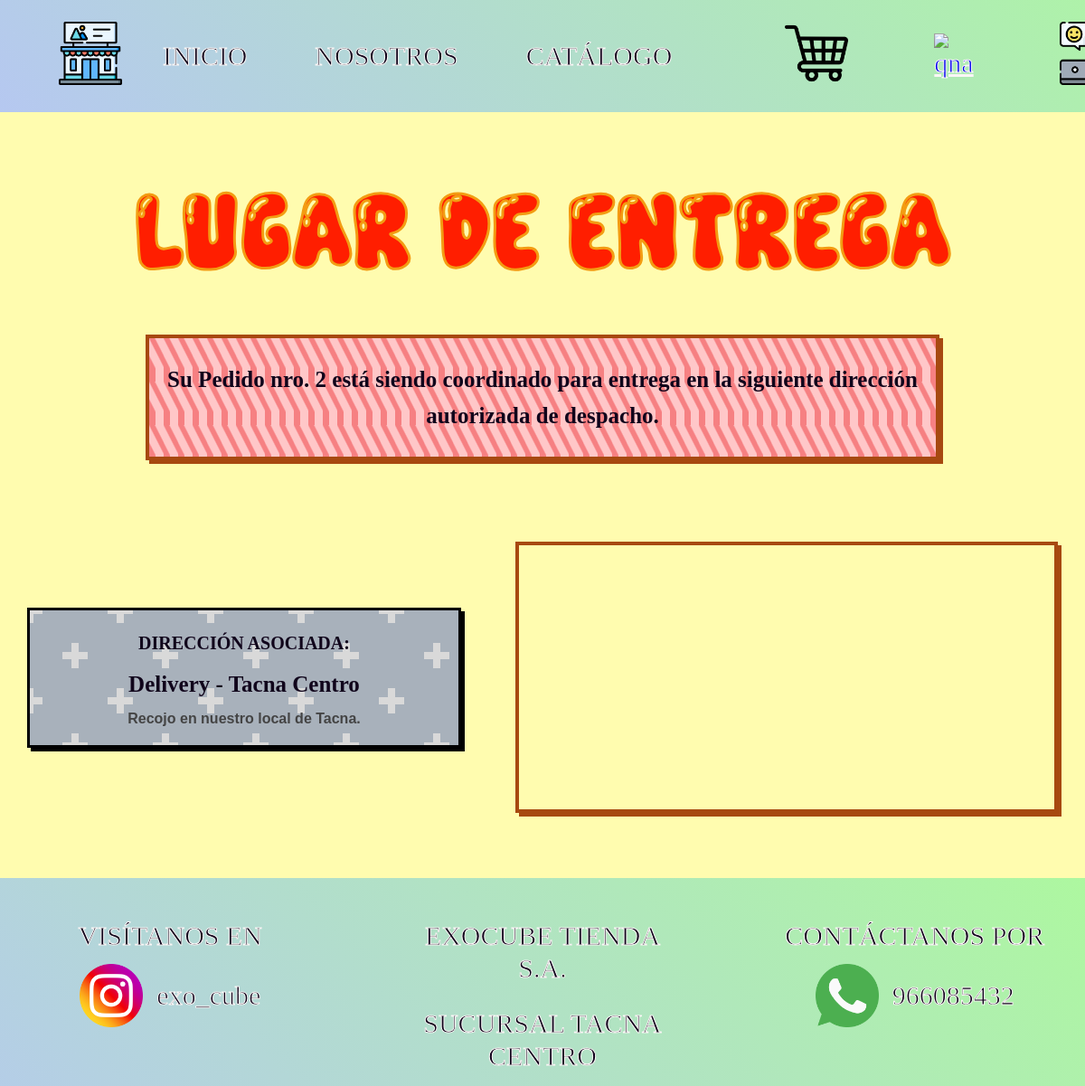
Screenshot of /lugar_entrega.php with the database file from the repository.
### tables this page shows
CREATE TABLE `pedidos` (
  `id_pedido` int(11) NOT NULL AUTO_INCREMENT,
  `fecha_pedido` datetime NOT NULL DEFAULT current_timestamp(),
  `cliente_correo` varchar(100) DEFAULT NULL,
  `cliente_celular` varchar(15) DEFAULT NULL,
  `cliente_nombre` varchar(100) DEFAULT NULL,
  `envoltura` tinyint(1) NOT NULL DEFAULT 0,
  `tipo_entrega` varchar(50) NOT NULL,
  `direccion_entrega` varchar(255) DEFAULT NULL,
  `costo_envio` decimal(10,2) NOT NULL DEFAULT 0.00,
  `metodo_pago` varchar(50) NOT NULL,
  `total_compra` decimal(10,2) NOT NULL DEFAULT 0.00,
  `comprobante_pago` varchar(255) DEFAULT NULL,
  PRIMARY KEY (`id_pedido`)
);

CREATE TABLE `locales_tienda` (
  `id_local` int(11) NOT NULL AUTO_INCREMENT,
  `id_info` int(11) NOT NULL,
  `nombre_local` varchar(100) NOT NULL,
  `direccion` text NOT NULL,
  `google_maps_iframe` text DEFAULT NULL,
  `horario_atencion` varchar(100) NOT NULL,
  `activo` tinyint(1) NOT NULL DEFAULT 1,
  PRIMARY KEY (`id_local`),
  KEY `id_info` (`id_info`),
  CONSTRAINT `locales_tienda_ibfk_1` FOREIGN KEY (`id_info`) REFERENCES `informacion_tienda` (`id_info`) ON DELETE CASCADE
);

CREATE TABLE `enlaces_contacto` (
  `id_contacto` int(11) NOT NULL AUTO_INCREMENT,
  `plataforma` varchar(50) NOT NULL,
  `enlace` varchar(255) NOT NULL,
  `etiqueta` varchar(100) NOT NULL,
  `icono_url` varchar(100) NOT NULL,
  `activo` tinyint(1) NOT NULL DEFAULT 1,
  PRIMARY KEY (`id_contacto`)
);

### lugar_entrega.php (the view, shortened to what this page needs)
<?php
require_once 'conexion.php';
$id_pedido = isset($_GET['id_pedido']) ? (int)$_GET['id_pedido'] : 2;
try {
    $stmt_ped = $pdo->prepare("SELECT * FROM pedidos WHERE id_pedido = ?");
    $stmt_ped->execute([$id_pedido]);
    $pedido = $stmt_ped->fetch();
    $stmt_local = $pdo->query("SELECT * FROM locales_tienda ORDER BY id_local ASC LIMIT 1");
    $local = $stmt_local->fetch();
} catch (Exception $e) {
    die("Error al consultar el mapa de despacho.");
}
?>
<!DOCTYPE html>
<html lang="es-ES">
<head>
   <link href="estilos/mapa_ubicacion.css" rel="stylesheet">
</head>
<body>
   <?php include 'header.php'; ?>
   <br><br><br><br><br><br><br><br><br><br><br><br><br><br>
   <div class="somos">
      <p>LUGAR DE ENTREGA</p>
   </div>
   <br><br><br><br><br><br>
   <div class="experiencia_texto">
      <p>Su Pedido nro. <?php echo $id_pedido; ?> está siendo coordinado para entrega en la siguiente dirección autorizada de despacho.</p>
   </div>
   <br><br><br><br><br>
   <div class="ubicamos_texto">
      <div class="ubicamos_texto02">
         <p style="font-weight: bold; margin-bottom: 10px; font-size: 20px;">DIRECCIÓN ASOCIADA:</p>
         <p style="font-weight: bold; margin: 0;"><?php echo htmlspecialchars($pedido['tipo_entrega']); ?></p>
         <p style="font-family: sans-serif; font-size: 16px; color: #444; margin-top: 5px;">
             <?php echo !empty($pedido['direccion_entrega']) ? htmlspecialchars($pedido['direccion_entrega']) : 'Recojo en nuestro local de Tacna.'; ?>
         </p>
      </div>
      <?php
         $mapa_html = str_replace(
             ['width="100%"', 'height="250"'],
             ['class="ubicamos_texto03"', ''],
             $local['google_maps_iframe']
         );
         echo $mapa_html;
      ?>
   </div>
   <br><br><br><br>
    <?php include 'footer.php'; ?>
</body>
</html>

### footer.php (shortened to what this page needs)
<?php
require_once 'conexion.php';
try {
    $stmt_foot_social = $pdo->query("SELECT * FROM enlaces_contacto WHERE plataforma IN ('Instagram', 'Facebook') AND activo = 1");
    $redes_sociales = $stmt_foot_social->fetchAll(PDO::FETCH_ASSOC);
    $stmt_foot_locales = $pdo->query("SELECT nombre_local FROM locales_tienda ORDER BY id_local ASC");
    $locales_tienda = $stmt_foot_locales->fetchAll(PDO::FETCH_ASSOC);
    $stmt_foot_wsp = $pdo->query("SELECT * FROM enlaces_contacto WHERE plataforma IN ('WhatsApp', 'Correo') AND activo = 1 ORDER BY id_contacto ASC");
    $telefonos_wsp = $stmt_foot_wsp->fetchAll(PDO::FETCH_ASSOC);
} catch (Exception $e) {
    $redes_sociales = [];
    $locales_tienda = [];
    $telefonos_wsp = [];
}
?>
<div class="footer" style="box-sizing: border-box;">
   <div class="f01">
      <p class="visita">VISÍTANOS EN</p>
      <a id="foot_social_link" href="<?php echo htmlspecialchars($redes_sociales[0]['enlace'] ?? '#'); ?>" target="_blank" style="text-decoration: none;">
         <div class="visita02" style="justify-content: center; margin: 0 auto;">
            <img id="foot_social_img" src="<?php echo htmlspecialchars($redes_sociales[0]['icono_url'] ?? 'img/social.png'); ?>" alt="Red Social" class="visita03">
            <p id="foot_social_txt" class="visita04"><?php echo htmlspecialchars($redes_sociales[0]['etiqueta'] ?? 'exo_cube'); ?></p>
         </div>
      </a>
   </div>
   <div class="f02">
      <p class="lugar">EXOCUBE TIENDA S.A.</p>
      <p id="foot_local_txt" class="lugar02">
         <?php echo htmlspecialchars($locales_tienda[0]['nombre_local'] ?? 'Ubicación del local'); ?>
      </p>
   </div>
   <div class="f03">
      <p class="contacto">CONTÁCTANOS POR</p>
      <a id="foot_wsp_link" href="<?php echo htmlspecialchars($telefonos_wsp[0]['enlace'] ?? '#'); ?>" target="_blank" style="text-decoration: none;">
         <div class="contacto02" style="justify-content: center; margin: 0 auto;">
            <img id="foot_wsp_img" src="<?php echo htmlspecialchars($telefonos_wsp[0]['icono_url'] ?? 'img/whatsapp.png'); ?>" alt="WhatsApp" class="contacto03">
            <p id="foot_wsp_txt" class="contacto04"><?php echo htmlspecialchars($telefonos_wsp[0]['etiqueta'] ?? '966085432'); ?></p>
         </div>
      </a>
   </div>
</div>

### estilos/mapa_ubicacion.css (style rules this page uses)
body { background-color: #FFFCAF; }
body { margin: 0; padding: 0; width: 100%; }
.footer { display: flex; align-items: center stretch; gap: 65px; width: 100%; font-family: 'MochaChoco'; color: rgb(16, 4, 27); font-size: 30px; text-align: center; vertical-align: middle; font-weight: lighter; -webkit-text-stroke: 1px rgb(250, 246, 246); padding: 15px 15px; background: linear-gradient(45deg, #b7c0fe, #ACFF93, #b7c0fe); background-size: 300% 300%; animation: AnimationName 6s ease infinite; }
.f01,.f02,.f03 { width: 50%; height: 50%; margin: 0 auto; text-align: center; line-height: 0.05px; padding-top: 0.2px; padding-bottom: 0.2px; padding-left: 15px; padding-right: 15px; }
.visita02,.contacto02 { display: flex; align-items: center; gap: 15px; text-align: center; vertical-align: middle; margin: 0 55px; }
.visita03,.contacto03 { width: 70px; height: 70px; }
.somos,.experiencia,.ubicamos,.atendemos { width: 80%; font-family: 'SuperBeatpop'; font-size: 80px; margin: 0 auto; text-align: center; color: #ff1e00 ; box-sizing: border-box; -webkit-text-stroke: 3px #f39c12; line-height: 0.05px; padding-top: 0.2px; padding-bottom: 0.2px; padding-left: 15px; padding-right: 15px; }
.somos_texto,.experiencia_texto,.ubicamos_texto02,.atendemos_texto { align-items: center; gap: 45px; width: 70%; margin: 0 auto; text-align: center; font-family: 'Alfaqix'; font-weight: bold; color: rgb(16, 4, 27); font-size: 25px; border: 3px solid black; line-height: 1.6; padding-top: 0.5px; padding-bottom: 0.5px; padding-left: 15px; padding-right: 15px; background: radial-gradient(circle, transparent 20%, #A8B1BB 20%, #A8B1BB 80%, transparent 80%, transparent), radial-gradient(circle, transparent 20%, #A8B1BB 20%, #A8B1BB 80%, transparent 80%, transparent) 50px 50px, linear-gradient(#D9D9D9 8px, transparent 8px) 0 -4px, linear-gradient(90deg, #D9D9D9 8px, transparent 8px) -4px 0; background-color: #A8B1BB; background-size:100px 100px, 100px 100px, 50px 50px, 50px 50px; animation: diagonalLluvia 6s linear infinite; }
.ubicamos_texto { display: flex; align-items: center; gap: 0.1px; }
.ubicamos_texto02 { box-sizing: border-box; width: 40%; border-collapse: collapse; box-shadow: 4px 4px 0px black; transition: transform 0.2s, box-shadow 0.2s; }
.ubicamos_texto03 { width: auto; height: 250px; margin: 0 auto; }
.experiencia_texto { background: linear-gradient(63deg, #FFC7C8 23%, transparent 23%) 7px 0, linear-gradient(63deg, transparent 74%, #FFC7C8 78%), linear-gradient(63deg, transparent 34%, #FFC7C8 38%, #FFC7C8 58%, transparent 62%), #f68082; background-size: 16px 48px; animation: moverTextura 2s linear infinite; border: 4px solid rgb(167, 73, 16); border-collapse: collapse; transition: transform 0.2s, box-shadow 0.2s; box-shadow: 4px 4px 0px rgb(167, 73, 16); }
.ubicamos_texto03, iframe.ubicamos_texto03 { width: 50% !important; height: 300px !important; margin: 0 auto; border: 4px solid rgb(167, 73, 16) !important; box-sizing: border-box; border-collapse: collapse; transition: transform 0.2s, box-shadow 0.2s; box-shadow: 4px 4px 0px rgb(167, 73, 16); }
.somos p,.experiencia p,.ubicamos p,.atendemos p { margin-top: 5px; margin-bottom: 5px; }
.somos { font-size: 120px; transition: transform 0.2s, box-shadow 0.2s; }
.f01, .f02, .f03 { width: 40%; height: 30%; margin: 0 auto; text-align: center; line-height: 0.05px; padding-top: 0.2px; padding-bottom: 0.2px; padding-left: 15px; padding-right: 15px; }
.f02 .lugar02 { line-height: 1.2; margin-top: 25px; margin-bottom: 0; justify-content: center; }
.f02 .lugar,.f01 .visita,.f03 .contacto { margin-bottom: 0px; }
.f01,.f02,.f03 { width: 40%; height: 30%; margin: 0 auto; text-align: center; justify-content: center; line-height: 0.05px; padding-top: 0.2px; padding-bottom: 0.2px; padding-left: 15px; padding-right: 15px; line-height: 1.2; }
.f01 #foot_social_link { text-decoration: none; color: inherit; }
.f03 #foot_wsp_link { text-decoration: none; color: inherit; }

### rows the page displays
pedidos: tipo_entrega "Delivery - Tacna Centro"
enlaces_contacto: icono_url (picture), etiqueta "exo_cube"
locales_tienda: nombre_local "SUCURSAL TACNA CENTRO"
enlaces_contacto: icono_url (picture), etiqueta "966085432"

### other values shown
$id_pedido "2"
